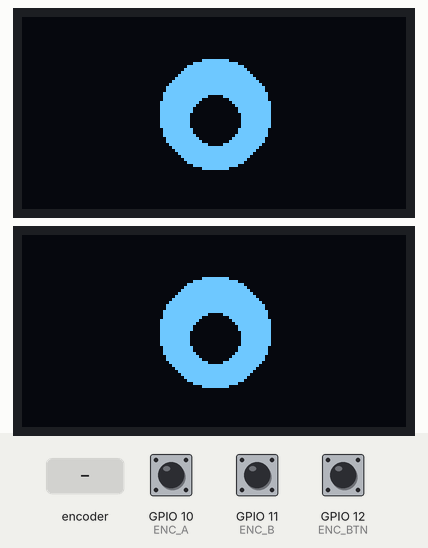
This sketch was run on a simulated ESP32-S3. On the bench: 2 × 128×64 one-colour display. The test bench sets the inputs (shaded band); at power-on: GPIO 12 (ENC_BTN) HIGH, GPIO 10 (ENC_A) HIGH, GPIO 11 (ENC_B) HIGH. WiFi joins after 1.5 s; servers stay silent unless stated; random numbers use the default seed unless the sketch sets one; not simulated (calls return 0 or success): wifi_secrets.h; what the sketch prints to the serial monitor is not drawn.

Above: at 1.7 s.
5.3 s: rotary encoder on GPIO 10 (ENC_A) / GPIO 11 (ENC_B) turned 1 step (first pin leading)
7.0 s: rotary encoder on GPIO 10 (ENC_A) / GPIO 11 (ENC_B) turned 1 step (first pin leading)
9.9 s: GPIO 12 (ENC_BTN) pulled LOW for 0.15 s
Timing chart, 0 to 12.9 s (numbered marks = the images above; inputs shaded):
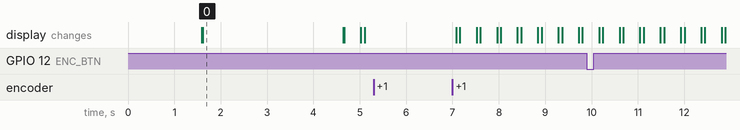

Measured:
- after the input at 5.3 s, every drawn part: stays the same
- what the display in image 0 shows lasts 3.0 s, from 1.6 s to 4.6 s

The sketch:

face.ino
```cpp
/*
 * Genesis Mini face module — dual OLED eyes + 5x5 matrix + rotary encoder.
 *
 * Listens for UDP JSON on FACE_PORT (default 5010):
 *   {"v":1,"type":"face","emotion":"happy","text":""}
 *
 * Emotions: neutral, happy, worried, sleepy, scan, talking
 * Encoder rotate: cycle local emotion; press: UDP set_mode hint (optional).
 *
 * Requires: wifi_secrets.h with WIFI_SSID / WIFI_PASS
 * Libraries: Adafruit_SSD1306, Adafruit_GFX, Wire, WiFi, WiFiUdp
 *
 * Pin map is a starting point for Genesis Mini — adjust to your board.
 */

#include <WiFi.h>
#include <WiFiUdp.h>
#include <Wire.h>
#include <Adafruit_GFX.h>
#include <Adafruit_SSD1306.h>

#include "wifi_secrets.h"

#ifndef FACE_PORT
#define FACE_PORT 5010
#endif

#define SCREEN_W 128
#define SCREEN_H 64
#define OLED_RESET -1
#define OLED_ADDR_L 0x3C
#define OLED_ADDR_R 0x3D

// Adjust for Genesis Mini wiring
#define ENC_A 10
#define ENC_B 11
#define ENC_BTN 12
#define MATRIX_SDA 8
#define MATRIX_SCL 9

Adafruit_SSD1306 eyeL(SCREEN_W, SCREEN_H, &Wire, OLED_RESET);
Adafruit_SSD1306 eyeR(SCREEN_W, SCREEN_H, &Wire, OLED_RESET);
WiFiUDP udp;

String emotion = "neutral";
unsigned long lastBlink = 0;
unsigned long lastPkt = 0;
bool eyesClosed = false;

const char *EMOTIONS[] = {"neutral", "happy", "worried", "sleepy", "scan", "talking"};
const int N_EMOTIONS = 6;
int emoIdx = 0;

void drawEyes() {
  eyeL.clearDisplay();
  eyeR.clearDisplay();

  if (eyesClosed || emotion == "sleepy") {
    eyeL.drawLine(20, 32, 108, 32, SSD1306_WHITE);
    eyeR.drawLine(20, 32, 108, 32, SSD1306_WHITE);
  } else if (emotion == "worried") {
    eyeL.drawCircle(64, 36, 18, SSD1306_WHITE);
    eyeR.drawCircle(64, 36, 18, SSD1306_WHITE);
    eyeL.drawLine(40, 20, 88, 28, SSD1306_WHITE);
    eyeR.drawLine(40, 28, 88, 20, SSD1306_WHITE);
  } else if (emotion == "happy") {
    eyeL.fillCircle(64, 30, 16, SSD1306_WHITE);
    eyeR.fillCircle(64, 30, 16, SSD1306_WHITE);
    eyeL.fillCircle(64, 34, 16, SSD1306_BLACK); // crescent
    eyeR.fillCircle(64, 34, 16, SSD1306_BLACK);
  } else {
    // neutral / scan / talking
    eyeL.fillCircle(64, 32, 18, SSD1306_WHITE);
    eyeR.fillCircle(64, 32, 18, SSD1306_WHITE);
    eyeL.fillCircle(64, 34, 8, SSD1306_BLACK);
    eyeR.fillCircle(64, 34, 8, SSD1306_BLACK);
  }

  eyeL.display();
  eyeR.display();
}

void applyEmotion(const String &e) {
  emotion = e;
  for (int i = 0; i < N_EMOTIONS; i++) {
    if (emotion == EMOTIONS[i]) {
      emoIdx = i;
      break;
    }
  }
  drawEyes();
}

void setup() {
  Serial.begin(115200);
  pinMode(ENC_A, INPUT_PULLUP);
  pinMode(ENC_B, INPUT_PULLUP);
  pinMode(ENC_BTN, INPUT_PULLUP);

  Wire.begin();
  if (!eyeL.begin(SSD1306_SWITCHCAPVCC, OLED_ADDR_L)) {
    Serial.println("OLED L fail");
  }
  if (!eyeR.begin(SSD1306_SWITCHCAPVCC, OLED_ADDR_R)) {
    Serial.println("OLED R fail — trying 0x3C for both");
    eyeR.begin(SSD1306_SWITCHCAPVCC, OLED_ADDR_L);
  }

  WiFi.mode(WIFI_STA);
  WiFi.begin(WIFI_SSID, WIFI_PASS);
  Serial.print("WiFi");
  for (int i = 0; i < 40 && WiFi.status() != WL_CONNECTED; i++) {
    delay(250);
    Serial.print(".");
  }
  Serial.println();
  Serial.println(WiFi.localIP());

  udp.begin(FACE_PORT);
  applyEmotion("neutral");
  lastBlink = millis();
}

void pollUdp() {
  int n = udp.parsePacket();
  if (n <= 0) return;
  char buf[256];
  int len = udp.read(buf, sizeof(buf) - 1);
  if (len <= 0) return;
  buf[len] = 0;
  // tiny parse for "emotion":"..."
  String s(buf);
  int k = s.indexOf("\"emotion\"");
  if (k < 0) return;
  int c = s.indexOf(':', k);
  int q1 = s.indexOf('"', c + 1);
  int q2 = s.indexOf('"', q1 + 1);
  if (q1 < 0 || q2 < 0) return;
  applyEmotion(s.substring(q1 + 1, q2));
  lastPkt = millis();
}

void pollEncoder() {
  static int lastA = HIGH;
  int a = digitalRead(ENC_A);
  if (a != lastA && a == LOW) {
    if (digitalRead(ENC_B) == HIGH) emoIdx = (emoIdx + 1) % N_EMOTIONS;
    else emoIdx = (emoIdx + N_EMOTIONS - 1) % N_EMOTIONS;
    applyEmotion(EMOTIONS[emoIdx]);
  }
  lastA = a;

  static bool lastBtn = HIGH;
  bool btn = digitalRead(ENC_BTN);
  if (lastBtn == HIGH && btn == LOW) {
    Serial.println("encoder press");
  }
  lastBtn = btn;
}

void loop() {
  pollUdp();
  pollEncoder();

  // idle blink if hub silent
  unsigned long now = millis();
  if (now - lastPkt > 3000 && emotion == "neutral") {
    if (!eyesClosed && now - lastBlink > 3000) {
      eyesClosed = true;
      drawEyes();
      lastBlink = now;
    } else if (eyesClosed && now - lastBlink > 160) {
      eyesClosed = false;
      drawEyes();
      lastBlink = now + random(2000, 5000);
    }
  }
  delay(5);
}
```
